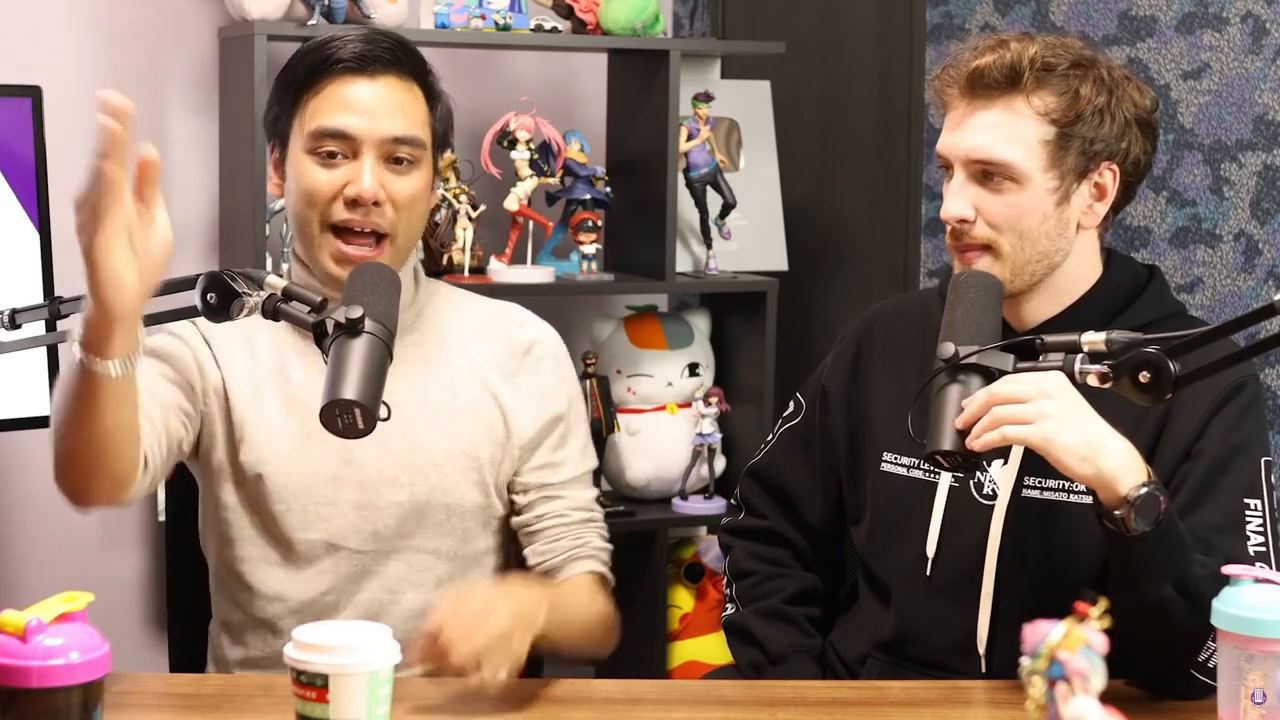
#> input picture frame 11 of open_cv_video_access/open_cv_video_access/Bang_Bang_Bang_Gigguk.mp4, 1280 x 720 px
$ python open_cv_video_access.py
#> lines starting #> are read from the running program, lines starting #| are printed output that depends on the picture
# Riley Parsons
# following this tutorial
# https://docs.opencv.org/4.x/dd/d43/tutorial_py_video_display.html

import numpy as np
import cv2 as cv

cap = cv.VideoCapture('Bang_Bang_Bang_Gigguk.mp4')

while cap.isOpened():
    ret, frame = cap.read()
#> frame is the input picture: shape (720, 1280, 3); mean B, G, R 104, 116.5, 138.3

    #if frame is read correctly ret is ture
    if not ret:
        print("cannot recieve frame (stream end?). exiting")
        break

    garry = cv.cvtColor(frame, cv.COLOR_BGR2GRAY)
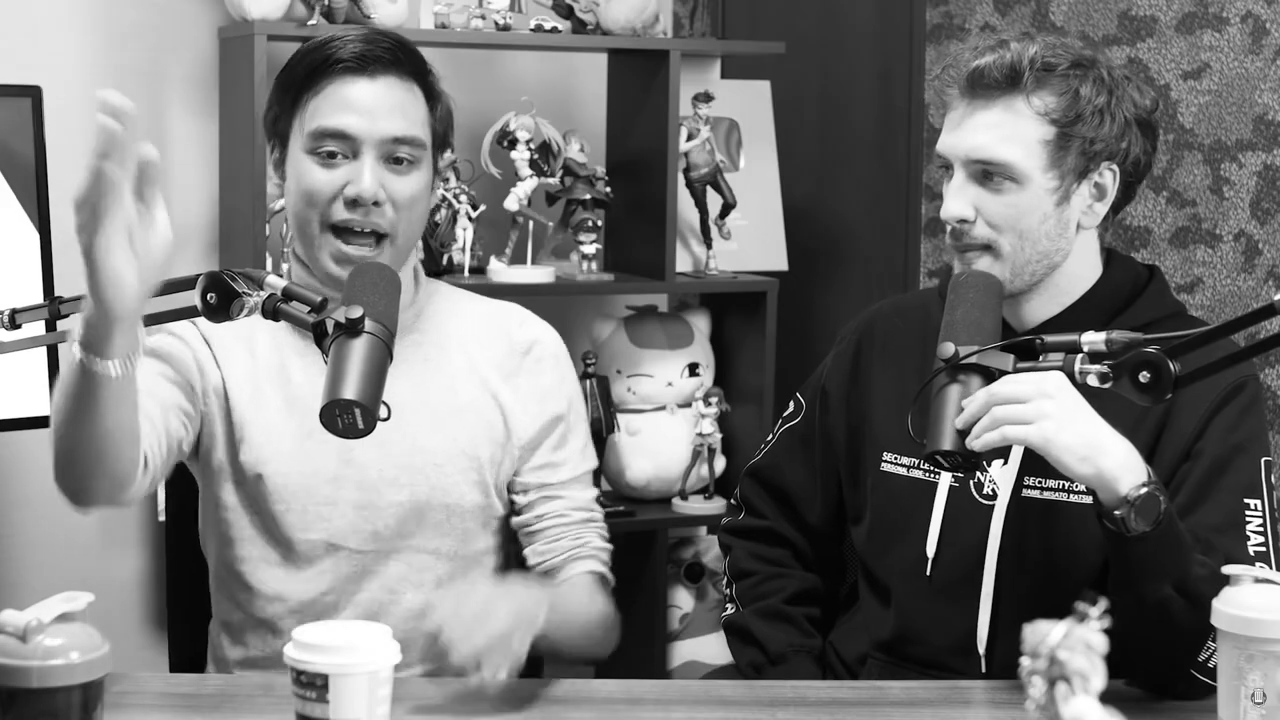
#> garry: shape (720, 1280); min 0, max 255, mean 121.6
    #Display resulting frame/ image to window with colour properties garry https://docs.opencv.org/4.x/d7/dfc/group__highgui.html#ga453d42fe4cb60e5723281a89973ee563
    # imshow(const string, windname)
    cv.imshow('Video', garry)
    if cv.waitKey(1) == ord('q'):
#> (key q is pressed here)
       break

#once the program has completed release the capture and close
cap.release()
cv.destroyAllWindows()

$ run again, starting later in the video
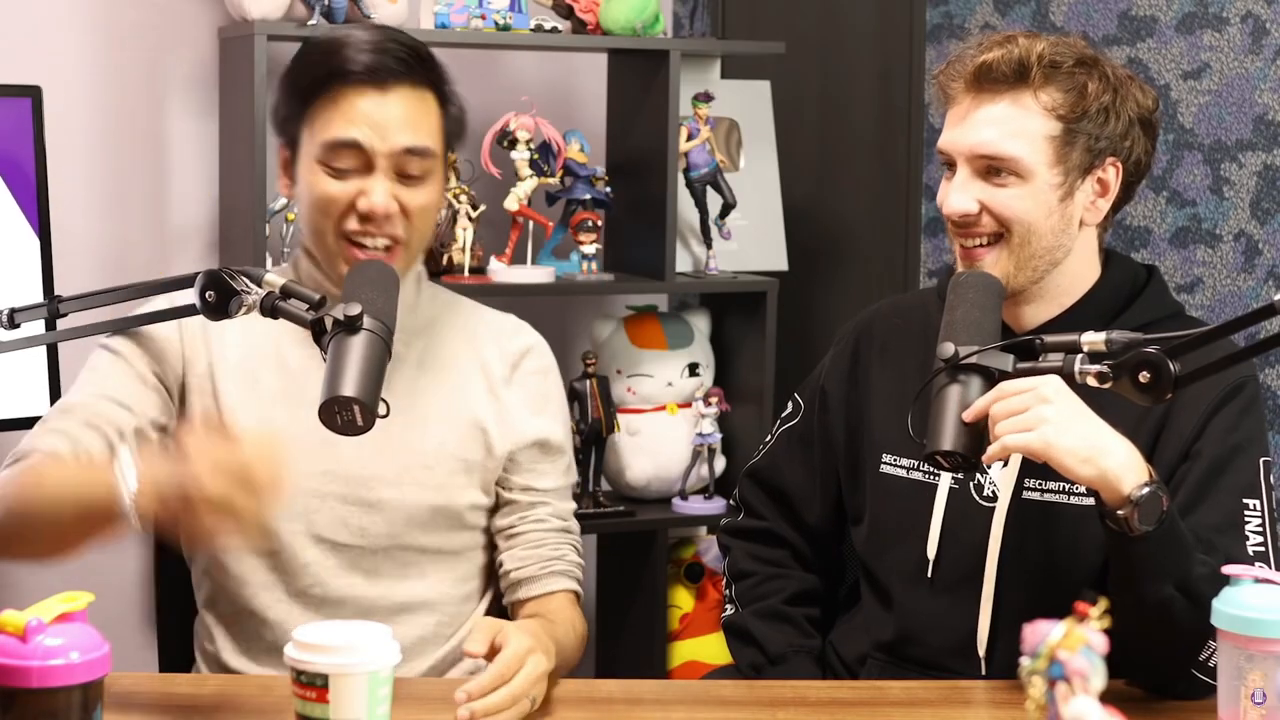
#> input picture frame 50 of open_cv_video_access/open_cv_video_access/Bang_Bang_Bang_Gigguk.mp4, 1280 x 720 px
#> frame is the input picture: shape (720, 1280, 3); mean B, G, R 104.6, 116.9, 138.2
#> `garry = cv.cvtColor(frame, cv.COLOR_BGR2GRAY)`:
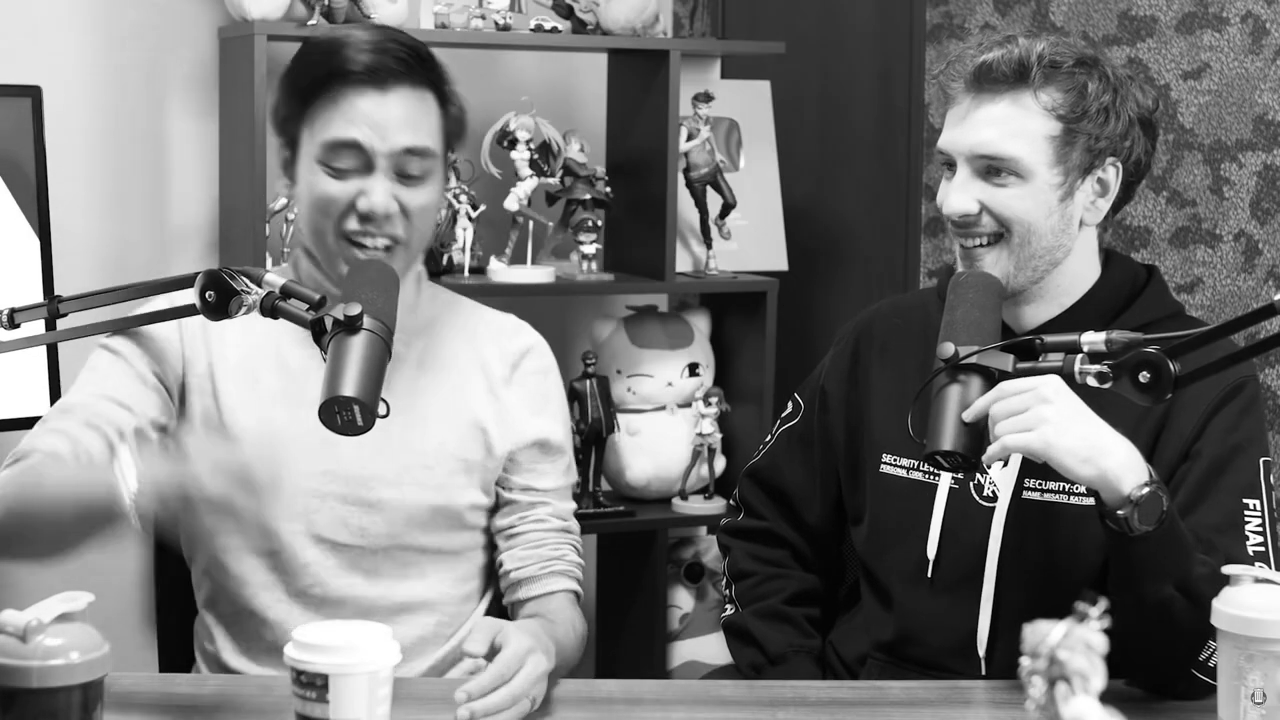
#> garry: shape (720, 1280); min 0, max 255, mean 121.9

$ run again, starting later in the video
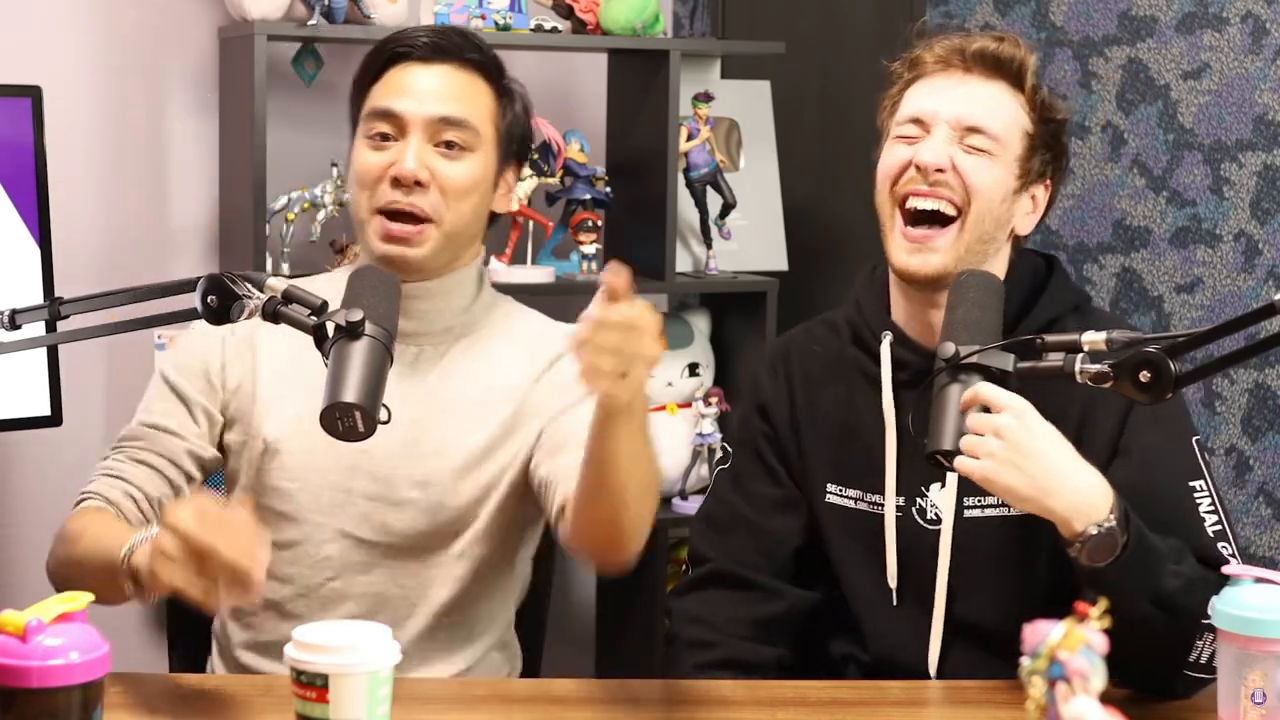
#> input picture frame 89 of open_cv_video_access/open_cv_video_access/Bang_Bang_Bang_Gigguk.mp4, 1280 x 720 px
#> frame is the input picture: shape (720, 1280, 3); mean B, G, R 107.5, 118.6, 139.8
#> `garry = cv.cvtColor(frame, cv.COLOR_BGR2GRAY)`:
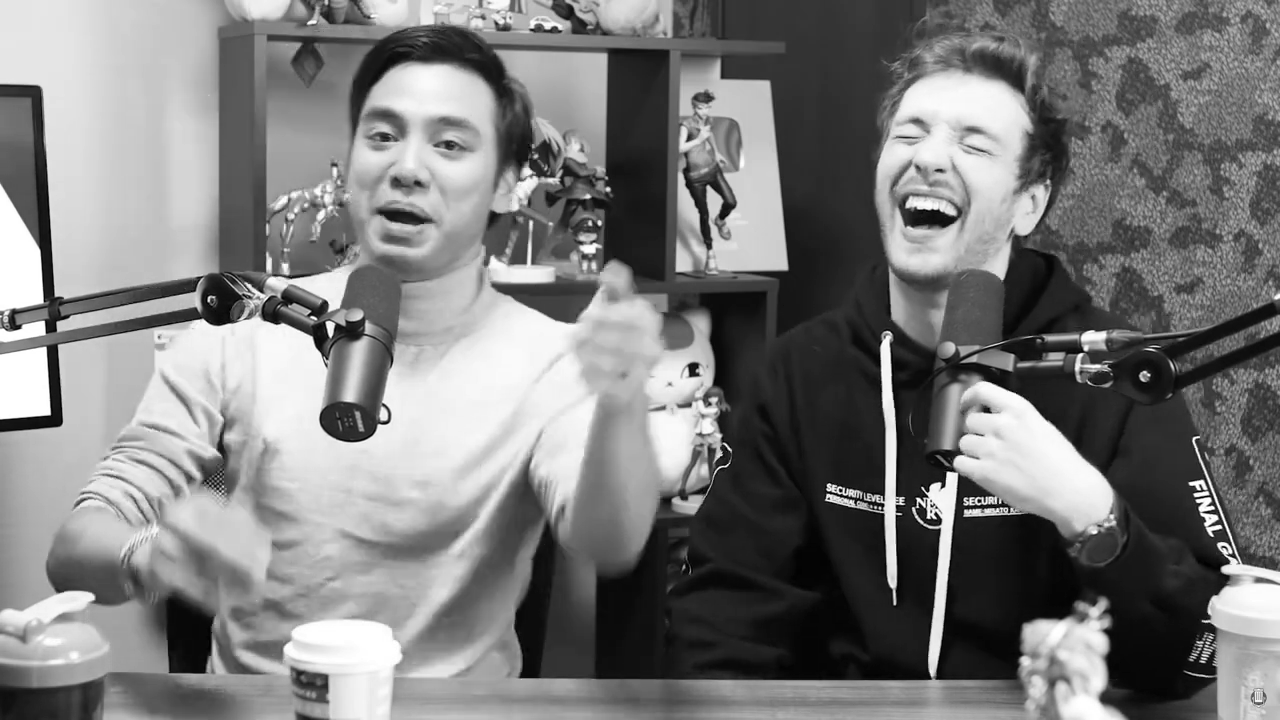
#> garry: shape (720, 1280); min 0, max 255, mean 123.7
